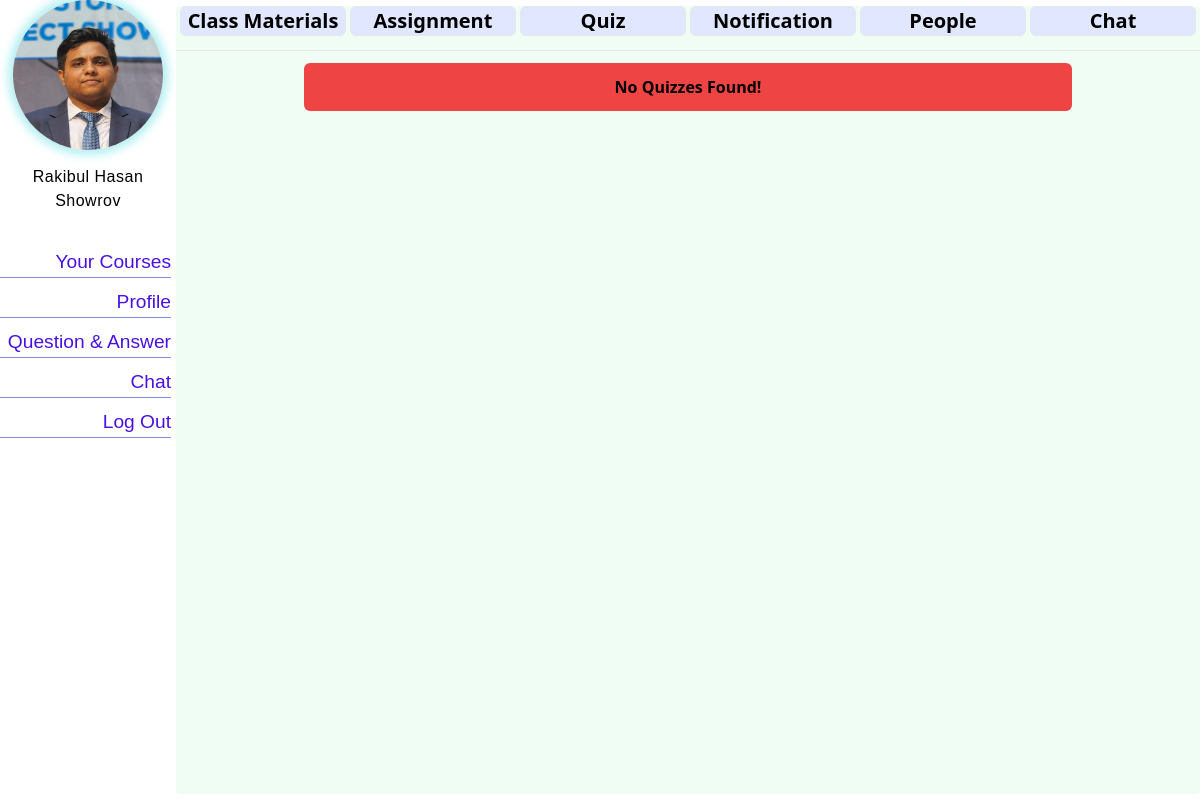
The page /course/2/student_quizes/ (signed in) on the database as committed earlier.
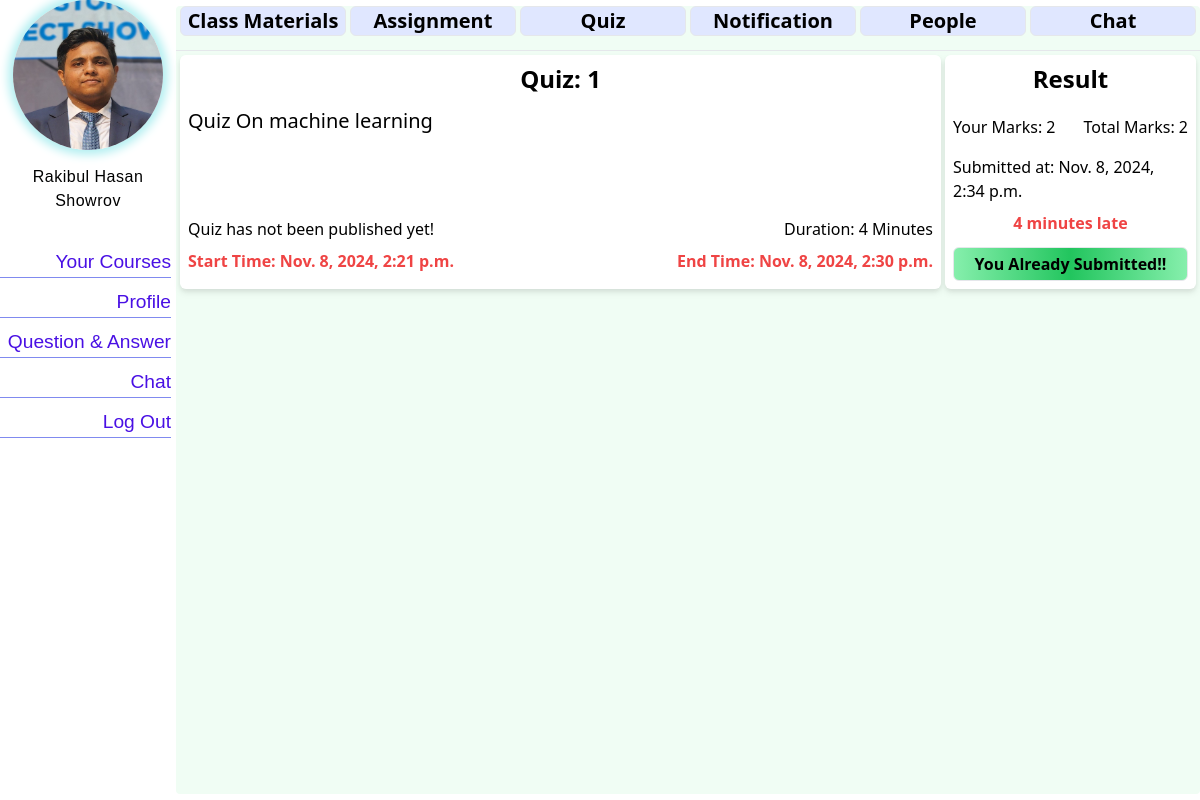
The same page on the database as committed later.
### courses/models.py (models this page shows, shortened)
class CourseQuiz(models.Model):
    course = models.ForeignKey(Course, on_delete=models.CASCADE, related_name='quizzes')
    title = models.CharField(max_length=30)
    quiz_number=models.PositiveSmallIntegerField(default=0)
    total_marks = models.IntegerField()
    duration = models.PositiveIntegerField(blank=False)
    start_time = models.DateTimeField(blank=False)  # Field for the start time
    end_time = models.DateTimeField(blank=False)    # Field for the end time
    publish_status=models.BooleanField(default=False)

class QuizResult(models.Model):
    quiz=models.ForeignKey(CourseQuiz,on_delete=models.CASCADE, related_name='quiz_results')
    student = models.ForeignKey('student.Student', on_delete=models.CASCADE, related_name='student_quiz_results',)
    obtained_marks=models.PositiveIntegerField(null=True)
    submit_time=models.DateTimeField(auto_now_add=True)
    class Meta:
        unique_together = ('quiz', 'student')

### courses/views.py (the view)
# urls.py: path('student_quizes/',views.quizes,name="quizes"),
@login_required
def quizes(request,pk):
    course=get_object_or_404(Course,pk=pk)
    quizes = CourseQuiz.objects.filter(course=course)
    student=get_object_or_404(Student,user=request.user)
    submitted_quizes = []
    for quiz in quizes:
        if QuizResult.objects.filter(quiz=quiz, student=student).exists():
            submitted_quizes.append(quiz.pk)
    print(submitted_quizes)
    context={
        "quizes":quizes,
        "course":course,
        'submitted_quizes': submitted_quizes,
    }
    return render(request,'course/quizes.html',context=context)

### courses/templatetags/course_filters.py (called while the page is built)
@register.filter(name='time_difference')
def time_difference(submit_time, end_time):
    diff = submit_time - end_time
    return diff.total_seconds() / 60  # Returns the difference in minutes

@register.filter(name='to_int')
def to_int(value):
    try:
        return int(value)
    except (ValueError, TypeError):
        return value

### e_Learning_Application/context_processors.py (called while the page is built, shortened)
def profile_context(request):
    context = {
    }
    if request.user.is_authenticated:
        student_profile = getattr(request.user, 'student_profile', None)
        teacher_profile = getattr(request.user, 'teacher_profile', None)
        if student_profile:
            context={
                'profile': student_profile,
                'is_student': True,
                'id': student_profile.student_id,
                'base_template': "stdbase.html"
            }
    return context

### templates/course/quizes.html (shortened to what this page needs)
{% extends 'course/courseDetails.html' %}
{% load static %}
{% load course_filters %}
{% block course_content %}
{% if quizes %}
    {% for q in quizes %}
    <div class="grid grid-cols-4 gap-1 drop-shadow-md p-1 rounded-md">
        <div class="col-span-3 bg-white rounded-md p-2 flex flex-col">
            <div class="text-center text-2xl text-black font-semibold">
                Quiz: {{ q.quiz_number }}
            </div>
            <div class="text-xl my-3 flex-grow">
                {{ q.title }}
            </div>
            <div class="flex justify-between font-medium my-2">
                <div>
                    {% if q.publish_status %}
                    Quiz has been published.
                    {% else %}
                    Quiz has not been published yet!
                    {% endif %}
                </div>
                <div>
                    Duration: {{ q.duration }} Minutes
                </div>
            </div>
            <div class="flex justify-between text-red-500 font-bold mb-2">
                <div>
                    Start Time: {{ q.start_time }}
                </div>
                <div>
                    End Time: {{ q.end_time }}
                </div>
            </div>
        </div>
        <div class="col-span-1 bg-white rounded-md p-2 flex flex-col justify-between h-full">
            <div class="text-center text-2xl text-black font-semibold mb-3">
                Result
            </div>
            {% if q.pk in submitted_quizes %}
                {% for r in q.quiz_results.all %}
                    {% if r.student == profile %}
                        <div class="flex justify-between my-2">
                            <div>Your Marks: {{ r.obtained_marks }}</div>
                            <div>Total Marks: {{ q.total_marks }}</div>
                        </div>
                        <div class="flex flex-col">
                            <div class="my-2">Submitted at: {{ r.submit_time }}</div>
                            <div>
                                {% if r.submit_time > q.end_time %}
                                    <h1 class="text-red-500 font-bold text-center">
                                        {% with late_minutes=r.submit_time|time_difference:q.end_time %}
                                            {% if late_minutes > 0 %}
                                                {{ late_minutes|to_int }} minutes late
                                            {% else %}
                                                On time
                                            {% endif %}
                                        {% endwith %}
                                    </h1>
                                {% else %}
                                    <h1 class="text-green-500 font-bold text-center">Submitted On Time</h1>
                                {% endif %}
                            </div>
                        </div>
                        <div class="w-full mx-auto my-3 mb-0 text-center border rounded-md bg-gradient-to-r from-green-300 via-green-500 to-green-300 h-auto font-semibold p-1">
                            You Already Submitted!!
                        </div>
                    {% endif %}
                {% endfor %}
            {% endif %}
        </div>
    </div>
    {% endfor %}
{% else %}
    <div class="bg-red-500 mx-auto w-3/4 p-3 my-3 rounded-md">
        <h1 class="font-bold text-center">No Quizzes Found!</h1>
    </div>
{% endif %}
{% endblock %}

Rows that differ between the two databases and show on the page:
added CourseQuiz: quiz_number "1", title "Quiz On machine learning", publish_status "Quiz has not been published yet!", duration "4", start_time "Nov. 8, 2024, 2:21 p.m.", end_time "Nov. 8, 2024, 2:30 p.m.", total_marks "2"
added QuizResult: obtained_marks "2", submit_time "Nov. 8, 2024, 2:34 p.m.", quiz "4"
Other text that changed with them:
text no longer shown: "No Quizzes Found!"
